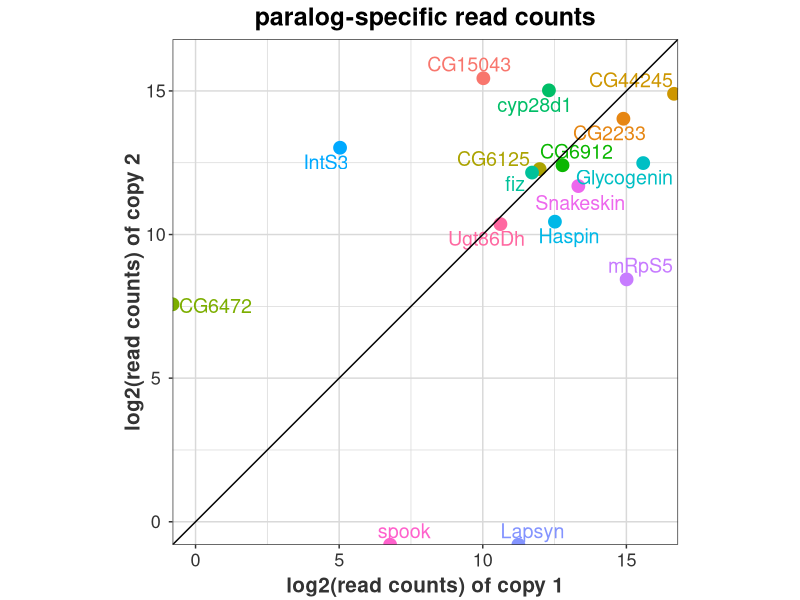

The R source for this figure: (Note: this script raises an error after producing the figure.)
library(ggplot2)
library(ggrepel)

setwd("~/cloud/para/for_slides/gene_expression")
sig_df <- read.table('s_para_log_sig.txt', header=T)


ggplot(data = sig_df) + 
   # geom_point(aes(x=log2( 1 + round((count_n1 + count_n2)/2 - abs(count_n1-count_n2)/2)), y=log2( 1 + round((count_n1+  count_n2)/2 + abs(count_n1-count_n2)/2 )), color=Gene, shape=condition), size = 3) + 
    geom_point(aes(x=log2(count_n1), y=log2(count_n2), color=Gene), size=4) + 
    #geom_text_repel(aes(log2( 1 + round((count_n1 + count_n2)/2 - abs(count_n1-count_n2)/2)), y =log2( 1 + round((count_n1+  count_n2)/2 + abs(count_n1-count_n2)/2 )) , label = Gene,color=Gene)) + 
    geom_text_repel(aes(x=log2(count_n1), y= log2(count_n2), label = Gene,color=Gene), size=5) + 
    #scale_color_brewer() +
    #scale_shape_manual(values=c(16,2)) + 
    coord_fixed(ratio=1, xlim=c(0,16), ylim=c(0,16)) + 
    geom_abline(slope = 1, intercept = 0) + 
    labs(x="log2(read counts) of copy 1" , y="log2(read counts) of copy 2", title ="paralog-specific read counts") +
    guides(color=FALSE) + 
    theme_bw() +
    theme(
        legend.position = c(0.8,0.1),
        legend.title = element_text(size=15),
        legend.text=element_text(size=13),
        panel.grid = element_line(color="grey85"),  
        plot.title = element_text(size = 18, face = "bold",hjust=.5),
        axis.text.x = element_text(colour="grey20",size=13,hjust=.5,vjust=.5,face="plain"),
        axis.text.y = element_text(colour="grey20",size=13,hjust=.5,vjust=.5,face="plain"),
        axis.title.x = element_text(colour="grey20",size=15,hjust=.5,vjust=0,face="bold"), 
        #axis.title = element_blank(),
        axis.title.y = element_text(colour="grey20",size=15,hjust=.5,vjust=.5,face="bold"))

ggsave(file="~/cloud/para/gene_expression/fig4_paralog_point.pdf", figure4, device = "pdf", width = 15, height = 15, units = "cm",dpi=200)

